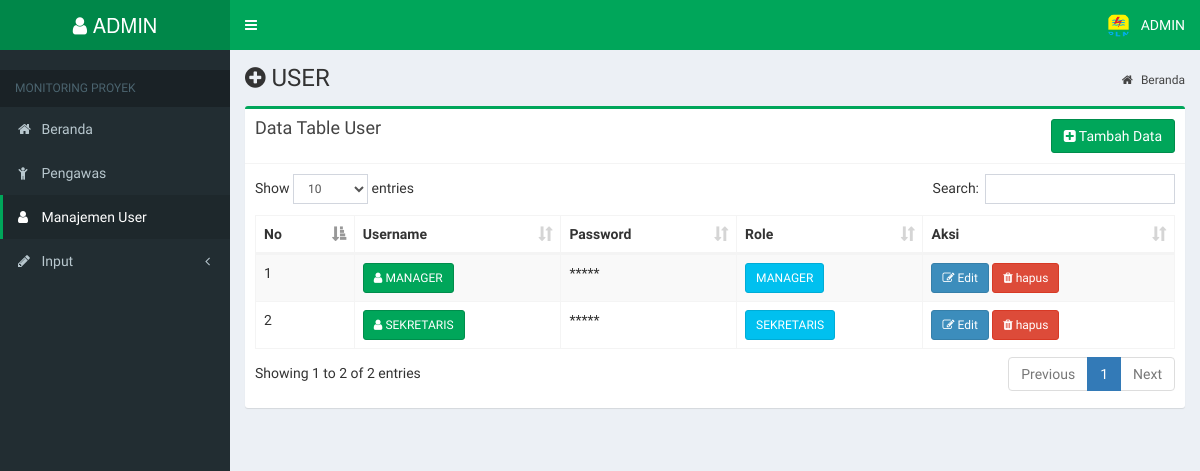
/index.php?page=user (signed in), run on the app's committed database.
### tables this page shows
CREATE TABLE `tbl_user` (
  `username` varchar(30) NOT NULL,
  `password` varchar(10) NOT NULL,
  `role` int(5) NOT NULL
);

### page/user/user.php (the view)
<section class="content-header">
    <h1><i class="fa fa-plus-circle"></i> USER </h1>
    <ol class="breadcrumb">
        <li><a href="#"><i class="fa fa-home"></i> Beranda</a></li>
    </ol>
</section>
<section class="content container-fluid">
    <div class="row">
        <div class="col-md-12">
            <div class="row">
                <div class="col-md-12">
                    <div class="box box-success">
                        <div class="box-header with-border">
                            <div class="pull-left">
                                <h3 class="box-title">Data Table User</h3>
                            </div>
                            <div class="pull-right">
                                <a href="?page=usertambah" class="btn btn-success"><i class="fa fa-plus-square"></i> Tambah Data</a>
                            </div>
                        </div>
                        <div class="box-body">
                            <div class="table-responsive">
                                <table id="table1" class="table table-bordered table-striped">
                                    <thead>
                                        <tr>
                                            <th>No</th>
                                            <th>Username</th>
                                            <th>Password</th>
                                            <th>Role</th>
                                            <th>Aksi</th>
                                        </tr>
                                    </thead>
                                    <tbody>
                                        <?php
                                        $no = 1;
                                        $sql = mysqli_query($conn,"SELECT * FROM tbl_user WHERE role <> 0") or die (mysqli_error($conn));
                                        while($data = mysqli_fetch_array($sql)){ ?>
                                            <tr>
                                                <td><?= $no ?></td>
                                                <td><a class="btn btn-success btn-sm" href="#"><i class="fa fa-user"></i> <?= $data['username'] ?></a></td>
                                                <td>*****</td>
                                                <td>
                                                <?php
                                                if ($data['role'] == 1) {
                                                    echo "<a class='btn btn-info btn-sm' href='#'>MANAGER</a>";
                                                }
                                                elseif ($data['role'] == 2) {
                                                    echo "<a class='btn btn-info btn-sm' href='#'>SEKRETARIS</a>";
                                                } else {
                                                    echo "<a class='btn btn-info btn-sm' href='#'>PENGAWAS</a>";
                                                }
                                                ?>
                                                </td>
                                                <td>
                                                    <a class="btn btn-primary btn-sm" href="?page=useredit&id=<?php echo $data['username']; ?>"><i class="fa fa-edit"></i> Edit</a>
                                                    <a class="btn btn-danger btn-sm" href="?page=userhapus&id=<?php echo $data['username']; ?>"><i class="fa fa-trash"></i> hapus</a>
                                                </td>
                                            </tr>
                                        <?php $no++; } ?>
                                    </tbody>
                                </table>
                            </div>
                        </div>
                    </div>
                </div>
            </div>
        </div>
    </div>
</section>

### header.php (shortened to what this page needs)
<?php
    $user = $_SESSION['username'];
    $sql = mysqli_query($conn, "SELECT * FROM tbl_user WHERE username='$user'");
    $userdata = mysqli_fetch_array($sql);
?>
<a href="?page=dashboard" class="logo">
    <span class="logo-lg">
    <i class="fa fa-user"></i> <?= $userdata['username'] ?>
    </span>
</a>
<nav class="navbar navbar-static-top" role="navigation">
    <a href="#" class="sidebar-toggle" data-toggle="push-menu" role="button">
    </a>
    <div class="navbar-custom-menu">
    <ul class="nav navbar-nav">
        <li class="dropdown user user-menu">
            <a href="#" class="dropdown-toggle" data-toggle="dropdown">
            <img src="img/pln.png" class="user-image" alt="User Image">
                <span class="hidden-xs"><?= strtoupper($userdata['username']) ?></span>
            </a>
        </li>
    </ul>
    </div>
</nav>

### data on the page
tbl_user: username "ADMIN"
tbl_user: username "MANAGER", role "MANAGER"
tbl_user: username "SEKRETARIS", role "SEKRETARIS"
